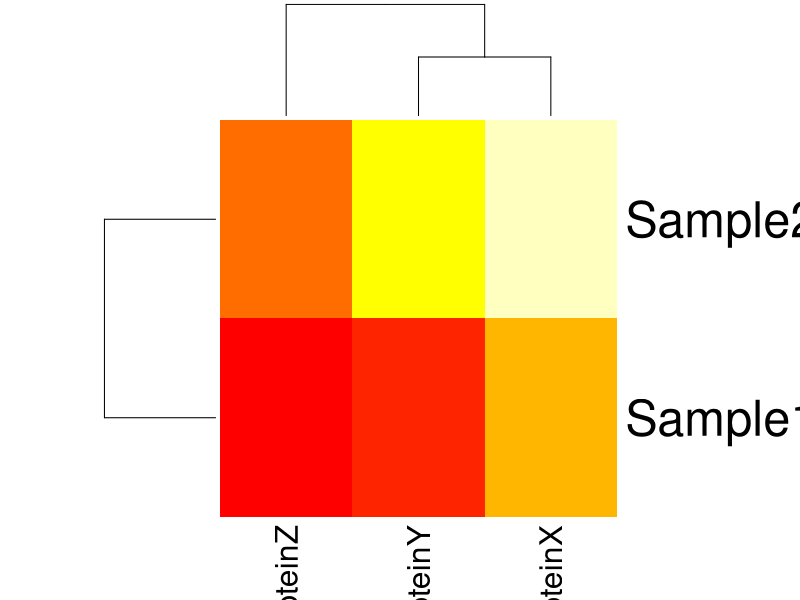
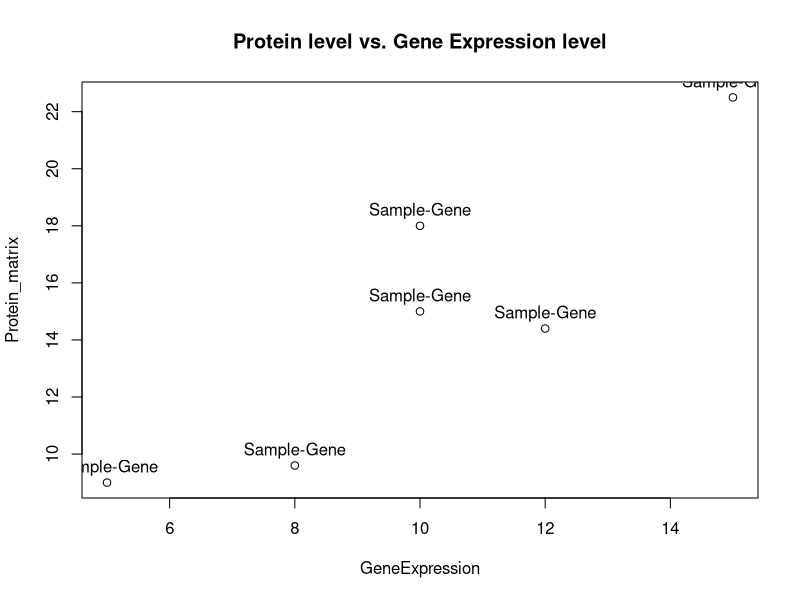
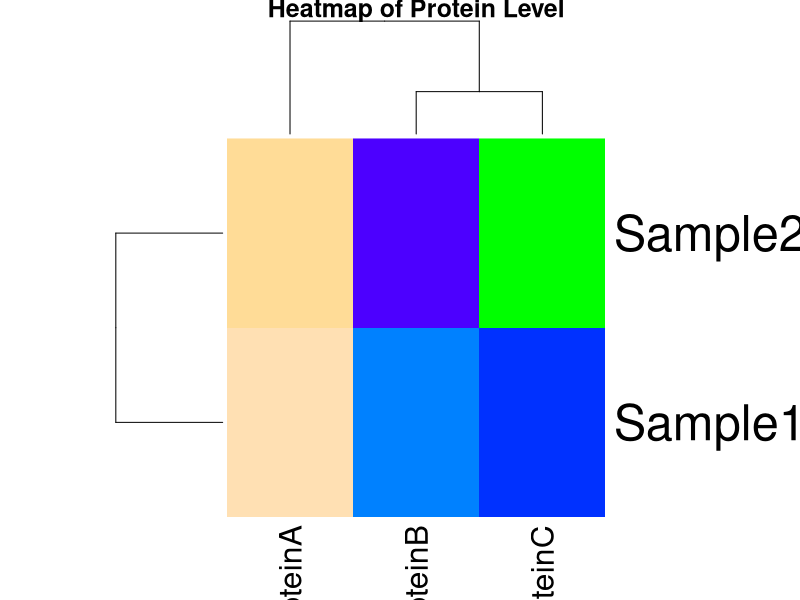
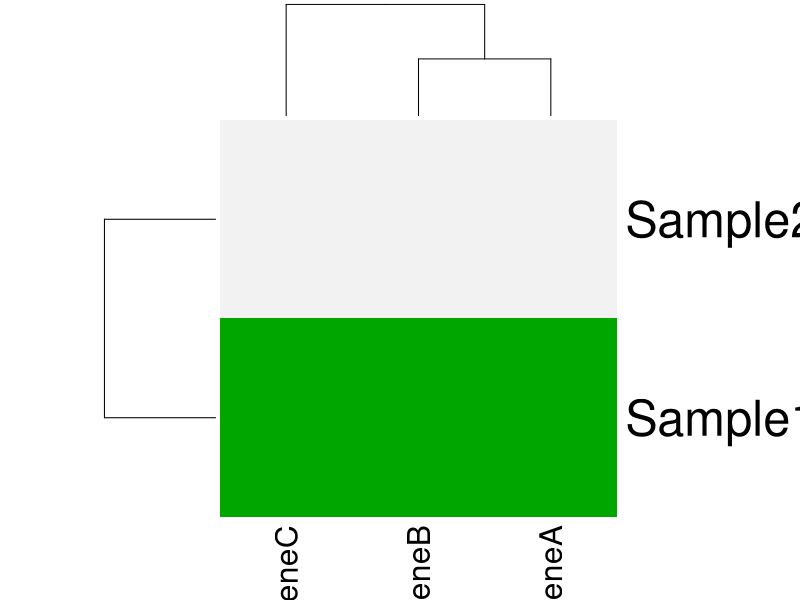
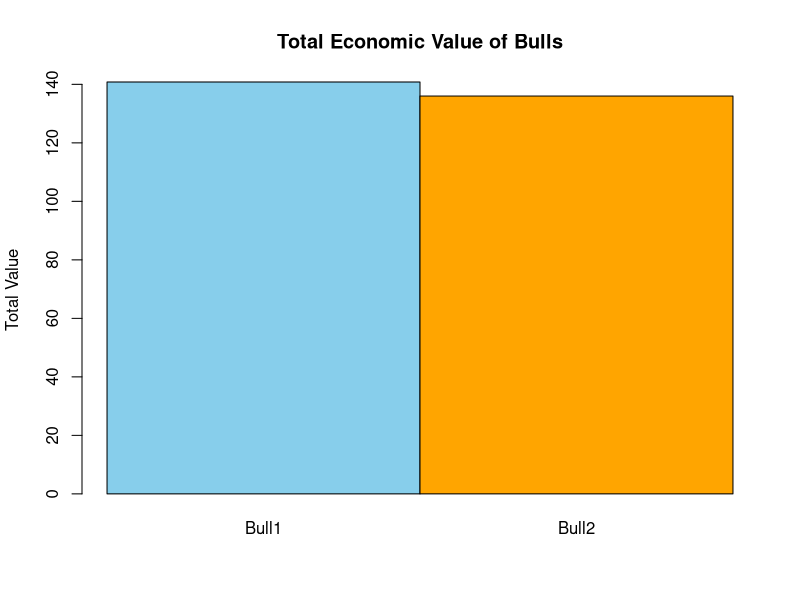
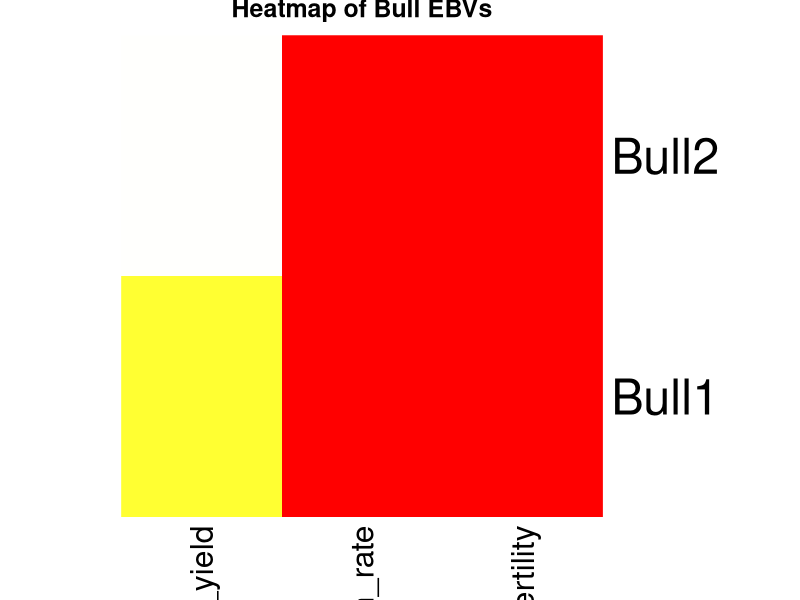
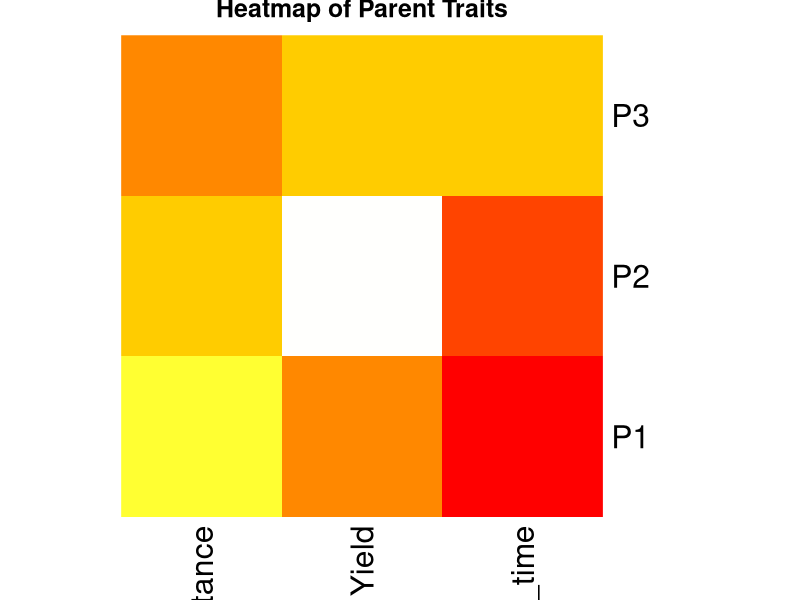
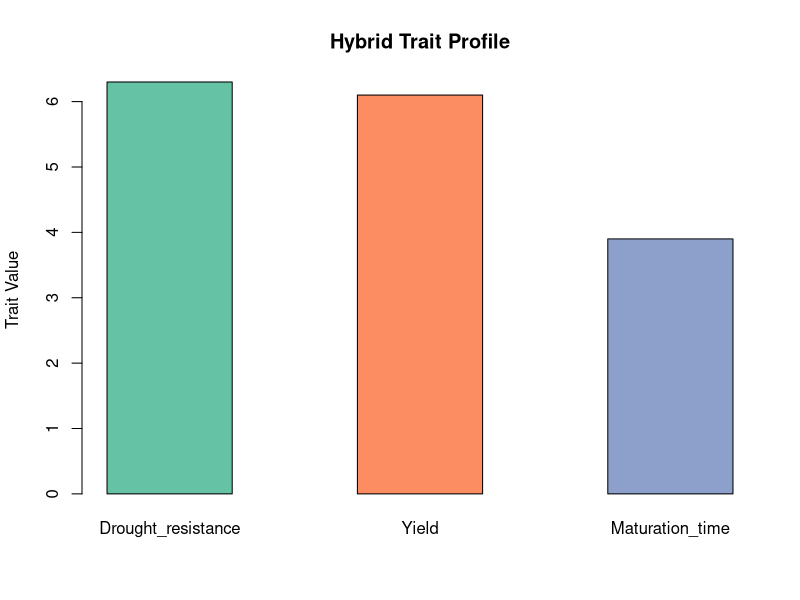

Write the R code that produced these figures, in order.
## ---- chunk 1
# Making Protein Matrix
ProteinMatrix <- matrix(
  c(5, 3, 2,
    7, 6, 4),
  nrow = 2, byrow = TRUE
)
rownames(ProteinMatrix) = c("Sample1", "Sample2")
colnames(ProteinMatrix) = c("ProteinX", "ProteinY", "ProteinZ")
ProteinMatrix
## ---- chunk 2
# Making weight matrix
WeightVector <- matrix(
  c(0.5, 1.0, 1.5),
  nrow=3, byrow = TRUE
)
rownames(WeightVector) = c("ProteinX", "ProteinY", "ProteinZ")
colnames(WeightVector) = c("Weight")
WeightVector
## ---- chunk 3
# Multiplying Matrices
TotalConc = ProteinMatrix %*% WeightVector
colnames(TotalConc) <- "Total_Protein_Conc"
print(TotalConc)
## ---- chunk 4
ProteinMatTranspose = t(ProteinMatrix)
ProteinMatTranspose
## ---- chunk 5
I <- diag(3)
Identitycheck = ProteinMatrix %*% I
colnames(Identitycheck) <- c("ProteinX", "ProteinY", "ProteinZ")
Identitycheck
## ---- chunk 6
rowSums(ProteinMatrix)
## ---- chunk 7
colSums(ProteinMatrix)
## ---- chunk 8
heatmap(ProteinMatrix, scale = "none", col = heat.colors(10))
## ---- chunk 9
# changing the weight of ProteinZ to 3.0
newweightvector = matrix(
  c(0.5, 1.0, 3.0),
  nrow=3, byrow = TRUE
)
rownames(WeightVector) = c("ProteinX", "ProteinY", "ProteinZ")
colnames(WeightVector) = c("Weight")
newTotalconc = ProteinMatrix %*% newweightvector
colnames(newTotalconc) <- "Total_Protein_Conc"
newTotalconc
## ---- chunk 10
# making  Gene Expression matrix
GeneExpression <- matrix(
  c(10, 8, 5,
    15, 12, 10),
  nrow = 2, byrow = TRUE
)
rownames(GeneExpression) <- c("Sample1", "Sample2")
colnames(GeneExpression) <- c("GeneA", "GeneB", "GeneC")
GeneExpression
## ---- chunk 11
# making Translation Matrix
TranslationMatrix <- matrix(
  c(1.5, 0 , 0,
  0, 1.2, 0,
  0, 0, 1.8),
nrow = 3, byrow = TRUE
)

rownames(TranslationMatrix) <- c("GeneA", "GeneB", "GeneC")
colnames(TranslationMatrix) <- c("protA", "protB", "protC")
TranslationMatrix
## ---- chunk 12
# computing Protein matrix
Protein_matrix <- GeneExpression %*% TranslationMatrix
colnames(Protein_matrix) <- c("total_protA", "total_protB", "total_protC")
print(Protein_matrix)
## ---- chunk 13
# Transpose of GeneExpression matrix
GeneExpression_Transpose <- t(GeneExpression)
GeneExpression_Transpose
## ---- chunk 14
# Creating Identity matrix
I <- diag(3)
I
## ---- chunk 15
Product_matrix = TranslationMatrix %*%  I 
Product_matrix
## ---- chunk 16
# making submatrix A
A = matrix(
  c(10, 8,
    15, 12), nrow=2, byrow = TRUE
)
rownames(A) = c("sample1", "sample2")
colnames(A) = c("GeneA", "GeneB")

A

# finding inverse of A
#inv_A <- solve(A)
#inv_A
## ---- chunk 17
# generating MARplot-style scatter plot
plot(GeneExpression, Protein_matrix, type="p", main="Protein level vs. Gene Expression level")
labels <- "Sample-Gene"
text(GeneExpression, Protein_matrix, labels = labels, pos=3)
# generating a heatmap
heatmap(Protein_matrix, main= "Heatmap of Protein Level", Rowv = TRUE, Colv = TRUE, labRow= rownames(Protein_matrix), labCol= c("ProteinA", "ProteinB", "ProteinC"), col=topo.colors(256) )
## ---- chunk 18
heatmap(GeneExpression, col = terrain.colors(10), scale = "column")
## ---- chunk 19
# Define Bull EBVs
BullEBVs <- matrix(c(
  400, 1.2, 0.8,
  500, 1.5, 0.6
), nrow = 2, byrow = TRUE)

rownames(BullEBVs) <- c("Bull1", "Bull2")
colnames(BullEBVs) <- c("Milk_yield", "Growth_rate", "Fertility")
BullEBVs

# Define Economic Weights
EconomicWeights <- matrix(c(0.002, 50, 100), ncol = 1)
rownames(EconomicWeights) <- colnames(BullEBVs)
colnames(EconomicWeights) <- c("Weight")
EconomicWeights
## ---- chunk 20
TotalValue <- BullEBVs %*% EconomicWeights
colnames(TotalValue) <- c("Merit")
TotalValue
## ---- chunk 21
I3 <- diag(3)
rownames(I3) <- colnames(BullEBVs)
colnames(I3) <- colnames(BullEBVs)
I3
BullEBVs_identity <- BullEBVs %*% I3
BullEBVs_identity
## ---- chunk 22
BullEBVs_noMilk <- BullEBVs[, -1]
EconomicWeights_noMilk <- EconomicWeights[2:3, , drop = FALSE]

TotalValue_noMilk <- BullEBVs_noMilk %*% EconomicWeights_noMilk
colnames(TotalValue_noMilk) <- c("New_Merit")
TotalValue_noMilk
## ---- chunk 23
barplot(
  TotalValue,
  beside = TRUE,
  names.arg = rownames(BullEBVs),
  col = c("skyblue", "orange"),
  main = "Total Economic Value of Bulls",
  ylab = "Total Value"
)
## ---- chunk 24
heatmap(
  BullEBVs,
  Rowv = NA,
  Colv = NA,
  scale = "none",
  col = heat.colors(256),
  main = "Heatmap of Bull EBVs"
)
## ---- chunk 25
ParentTraits <- matrix(c(
  7, 5, 3,
  6, 8, 4,
  5, 6, 6
), nrow = 3, byrow = TRUE)

rownames(ParentTraits) <- c("P1", "P2", "P3")
colnames(ParentTraits) <- c("Drought_resistance", "Yield", "Maturation_time")
ParentTraits

# Define Hybrid Weights
HybridWeights <- matrix(c(0.5, 0.3, 0.2), nrow = 1)
colnames(HybridWeights) <- colnames(ParentTraits)
rownames(HybridWeights) <- c("Weight")
HybridWeights
## ---- chunk 26
HybridTraits <- HybridWeights %*% ParentTraits
rownames(HybridTraits) <- c("Contribution")
colnames(HybridTraits) <- rownames(ParentTraits)
HybridTraits
## ---- chunk 27
I3 <- diag(3)
ParentTraits_identity <- ParentTraits %*% I3
colnames(ParentTraits_identity) <- colnames(ParentTraits)
ParentTraits_identity
## ---- chunk 28
ParentTraits_T1T2 <- ParentTraits[, 1:2]
ParentTraits_T1T2
HybridTraits_T1T2 <- HybridWeights %*% ParentTraits_T1T2
HybridTraits_T1T2
## ---- chunk 29
heatmap(
  ParentTraits,
  Rowv = NA,
  Colv = NA,
  scale = "none",
  col = heat.colors(256),
  main = "Heatmap of Parent Traits"
)
## ---- chunk 30
barplot(
  HybridTraits,
  beside = TRUE,
  names.arg = colnames(ParentTraits),
  col = c("#66c2a5", "#fc8d62", "#8da0cb"),
  main = "Hybrid Trait Profile",
  ylab = "Trait Value"
)
## ---- chunk 31
# Assuming previous matrices and weights are already defined:

# Making a MasterList
bioList = list(
  ProteinConc = list(matrix = ProteinMatrix, weights = WeightVector),
  ProteinMap  = list(matrix = GeneExpression, weights = TranslationMatrix),
  Animal = list(matrix = BullEBVs, weights = EconomicWeights),
  Plant = list(matrix = ParentTraits, weights = HybridWeights)
)

print(bioList)
## ---- chunk 32
names(bioList)               # Top-level list names
lengths(bioList)             # Number of components in each sublist
## ---- chunk 33
# Access the trait matrix for Plant
bioList$Plant[[1]]
#or
bioList$Plant$matrix

# Access the weight vector for ProteinConc
bioList$ProteinConc[[2]]
#or
bioList$ProteinConc$weights
## ---- chunk 34
# Protein concentration score
bioList$ProteinConc$matrix %*% bioList$ProteinConc$weights

# Gene → Protein contribution
bioList$ProteinMap$matrix %*% bioList$ProteinMap$weights

# Bull economic value
bioList$Animal$matrix %*% bioList$Animal$weights

# Hybrid trait value
bioList$Plant$weights %*% bioList$Plant$matrix
## ---- chunk 35
# Remove last trait from ParentTraits
ParentSubset <- bioList$Plant$matrix[, 1:2]
NewWeights <- matrix(c(0.6, 0.4), nrow = 2)

# Recalculated hybrid score
SubsetHybridScore <- ParentSubset %*% NewWeights
SubsetHybridScore
## ---- chunk 36
heatmap(
  bioList$ProteinMap$matrix,
  scale = "none",
  col = heat.colors(256),
  main = "Gene Expression Heatmap",
  xlab = "Proteins",
  ylab = "Genes"
)
## ---- chunk 37
barplot(
  bioList$Plant$weights %*% bioList$Plant$matrix,
  beside = TRUE,
  main = "Hybrid Trait Contributions",
  col = "#66c2a5",
  ylab = "Score"
)
## ---- chunk 38
barplot(
  bioList$Animal$matrix %*% bioList$Animal$weights,
  beside = TRUE,
  main = "Bull EBVs (Economic Values)",
  col = "#fc8d62",
  ylab = "Score"
)
## ---- chunk 39
species <- c("Lactobacillus", "Bacteroides", "Escherichia", "Bacteroides", "Lactobacillus")
species_factor <- factor(species, levels = c("Bacteroides", "Escherichia", "Lactobacillus"))
levels(species_factor)
## ---- chunk 40
disease_severity <- factor(c("Mild", "Severe", "Moderate"), levels = c("Mild", "Moderate", "Severe", "Critical"), ordered = TRUE)
disease_severity[1] < disease_severity[2]
# TRUE
## ---- chunk 41
prop <- prop.table(table(species_factor))
prop["Escherichia"]
## ---- chunk 42
gene_df <- data.frame(
  gene_id = c("BRCA1", "TP53", "MYC", "EGFR", "GAPDH"),
  expression = c(8.2, 6.1, 9.5, 7.0, 10.0),
  mutation = factor(c("Yes", "No", "Yes", "No", "No")),
  pathway = c("DNA Repair", "Apoptosis", "Cell Cycle", "Signaling", "Metabolism")
)
rownames(gene_df) <- gene_df$gene_id #name the rows by the gene IDs
gene_df <- gene_df[, -1] #remove the first column which is not needed anymore
#gene_df
gene_df[gene_df$expression > 7 & gene_df$mutation == "No", ]
## ---- chunk 43
samples <- c("WT", "KO", "WT", "KO", "WT")
expression <- c(5.2, 8.1, 4.3, 9.0, 5.7)
## ---- chunk 44
group_factor <- factor(samples)

# Mean expression
tapply(expression, group_factor, mean) ## KO: 8.55, WT: 5.07

# Plot
barplot(tapply(expression, group_factor, mean), 
        col = c("skyblue", "salmon"),
        ylab = "Mean Expression",
        main = "Group-wise Expression")
## ---- chunk 45
gene_df[gene_df$expression > 8 & 
        gene_df$pathway %in% c("Cell Cycle", "Signaling"), ]
## ---- chunk 46
stages <- c("Stage I", "Stage III", "Stage II", "Stage IV", "Stage I")
disease_stage <- factor(stages, 
                        levels = c("Stage I", "Stage II", "Stage III", "Stage IV"), 
                        ordered = TRUE)

barplot(table(disease_stage), 
        col = "lightgreen", 
        main = "Patient Count by Disease Stage",
        ylab = "Count")
## ---- chunk 47
# Comparison
disease_stage[2] > disease_stage[1]  # TRUE
## ---- chunk 48
# Define a small gene dataset
gene_data <- data.frame(
  gene = c("TP53", "BRCA1", "MYC", "GAPDH", "EGFR"),
  expression = c(9.1, 7.3, 10.5, 5.2, 8.6),
  type = factor(c("Tumor Suppressor", "Oncogene", "Oncogene", "Housekeeping", "Oncogene"))
)

# Subset: Oncogene rows with expression > 8
gene_data[gene_data$type == "Oncogene" & gene_data$expression > 8, ]
## ---- chunk 49
# Relevel: make "Housekeeping" the reference level
gene_data$type <- relevel(gene_data$type, ref = "Housekeeping")

# Check the new levels
levels(gene_data$type)
## ---- chunk 50
set.seed(42)
gene_expr <- rnorm(45, mean = 8, sd = 2)
tissue <- rep(c("brain", "liver", "kidney"), each = 15)
tissue_factor <- factor(tissue, levels = c("liver", "brain", "kidney"))

boxplot(gene_expr ~ tissue_factor, 
        col = c("orange", "skyblue", "lightgreen"), 
        main = "Expression by Tissue",
        ylab = "Expression Level")
## ---- chunk 51
# Variability
tapply(gene_expr, tissue_factor, sd)
# Returns standard deviation per tissue group
